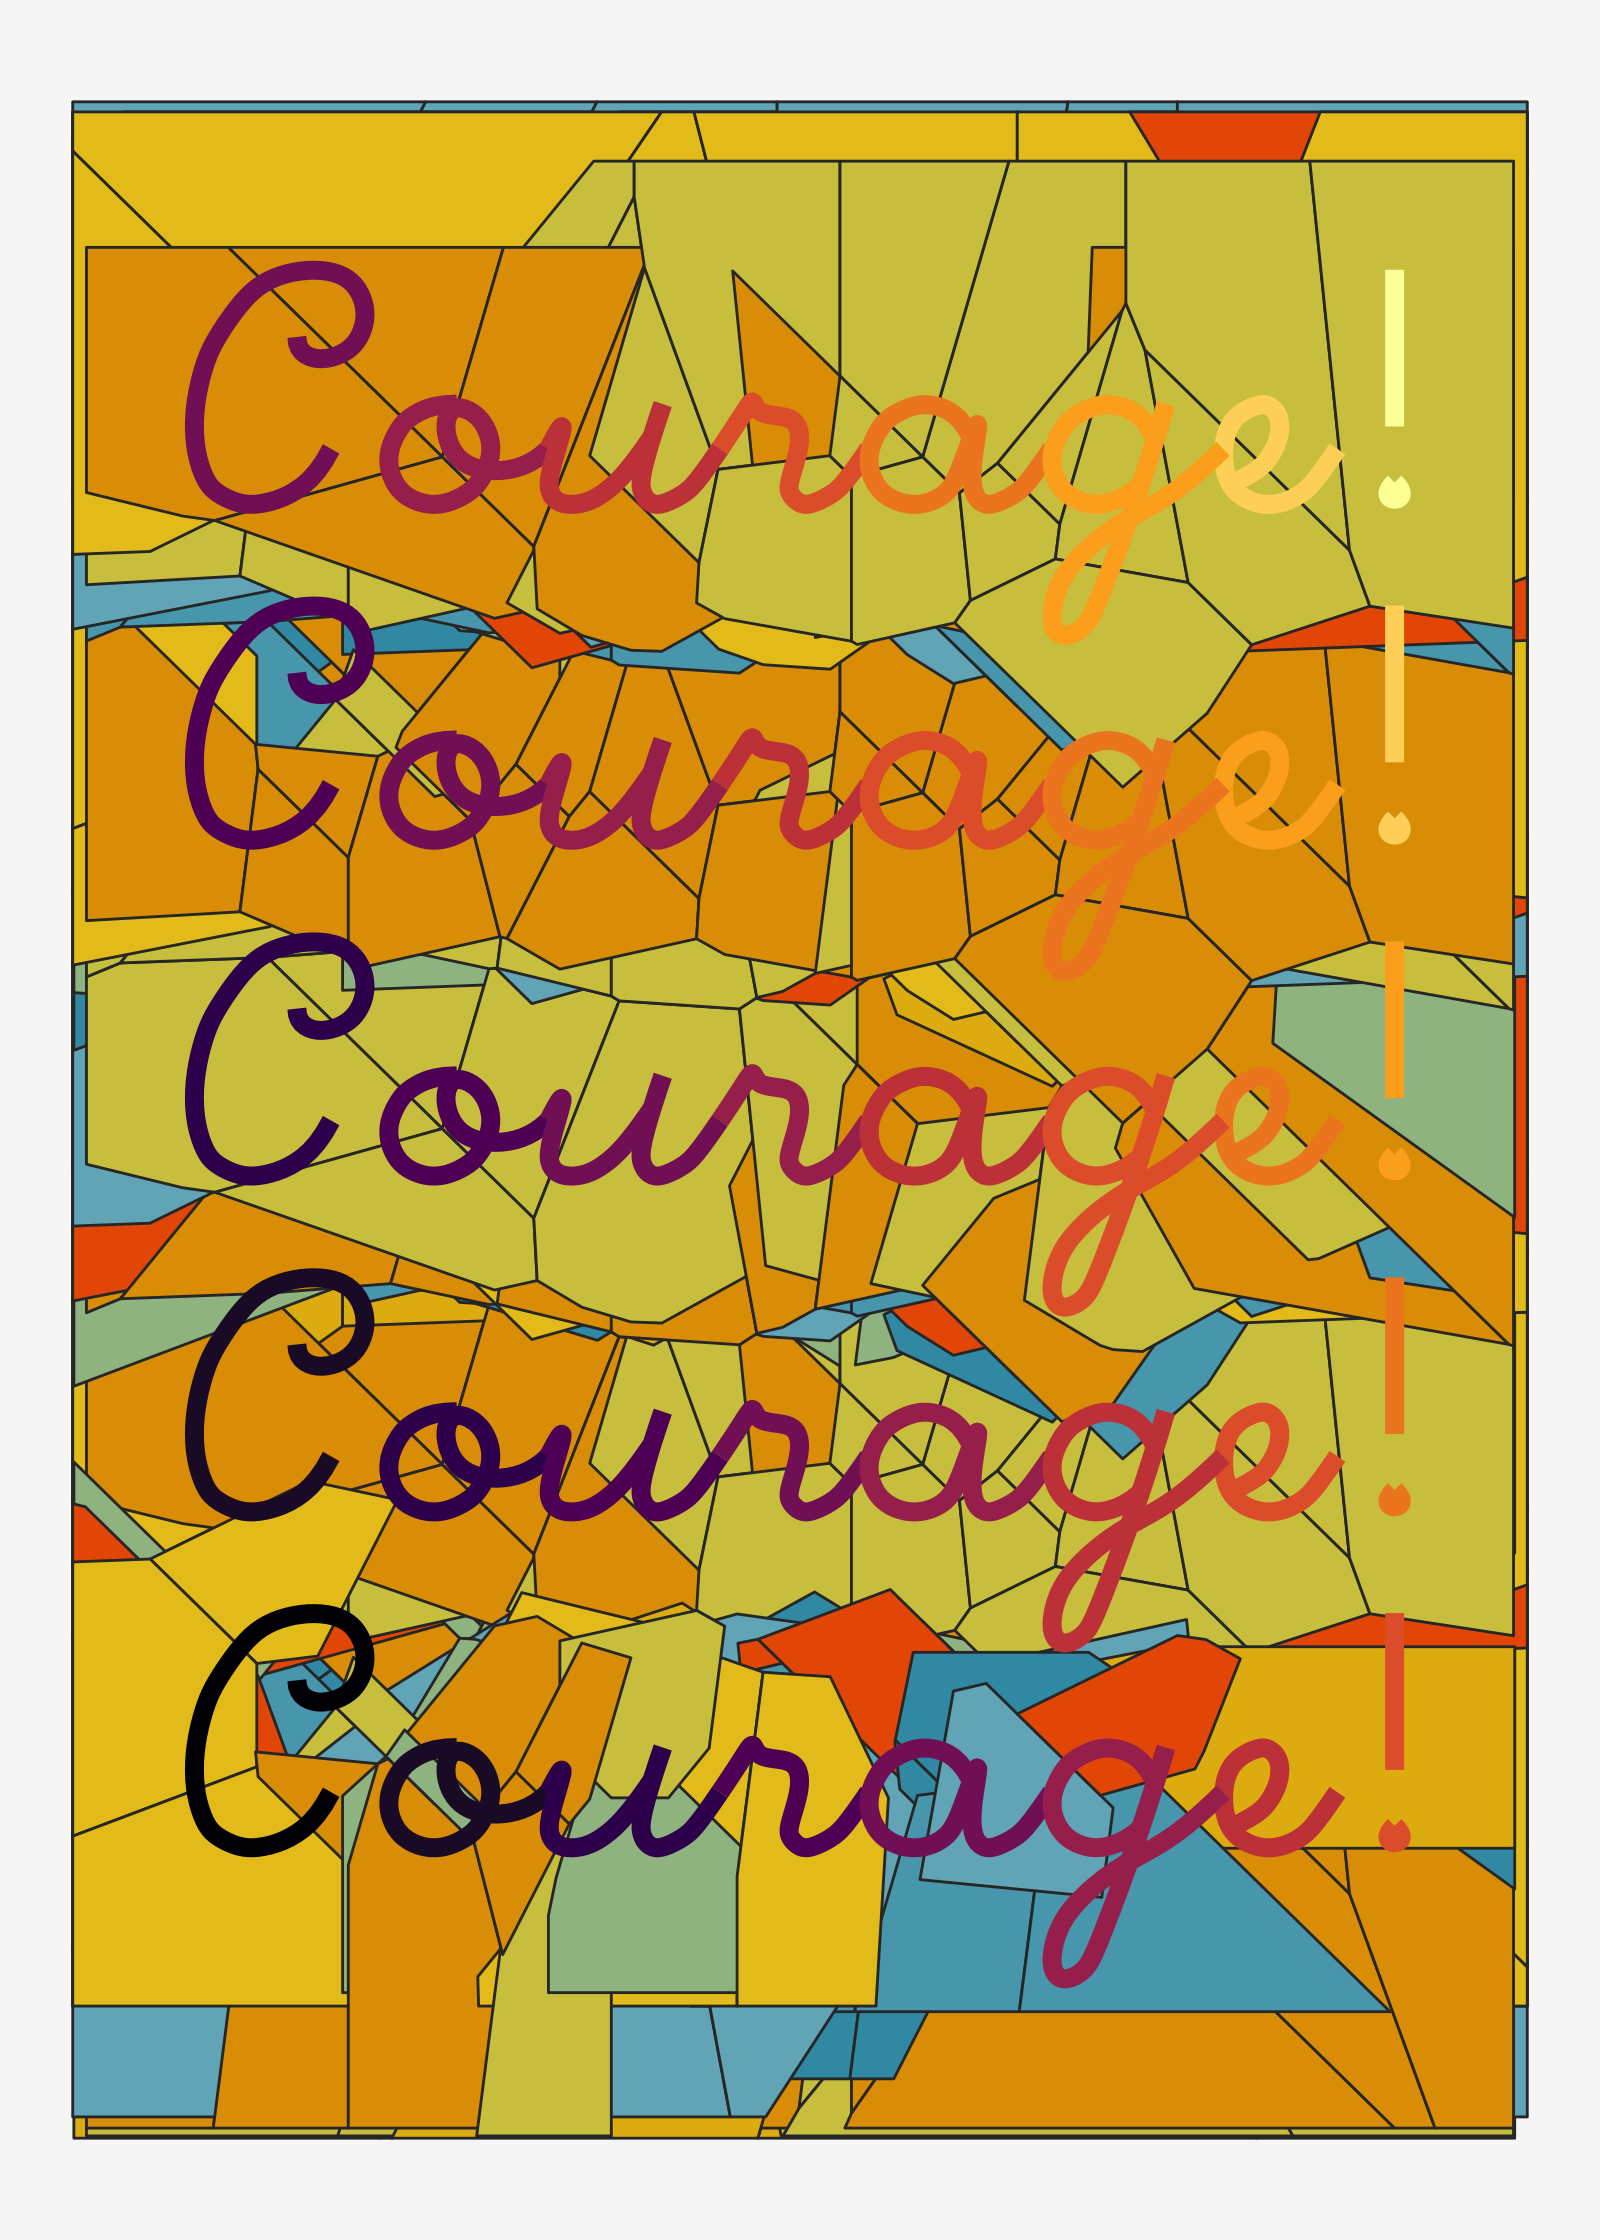

Write the R code that produced this figure.
library(tidyverse)
library(hershey)
library(ggforce)
library(wesanderson)

string_df <- create_string_df(text = "Courage!", font = 'cursive') %>% 
  mutate(i = 1)

for (i in 2:5) {
  string_i <- create_string_df(text = "Courage!", font = 'cursive')
  string_i$i <- i
  string_df <- string_df %>% 
    add_row(string_i)
}

strings <- string_df %>% 
  mutate(y = y + i * 30)

pal <- wes_palette("Zissou1", 10, type = "continuous")

ggplot(strings, aes(x, y)) +
  geom_voronoi_tile(aes(fill = factor((x - y) %% 9)), color = "grey20", size = 0.3) +
  geom_bspline(aes(group = interaction(i, char_idx, stroke), color = char_idx + i), size = 2) +
  scale_fill_manual(values = pal) +
  scale_color_viridis_c(option = "inferno") +
  # coord_fixed() +
  theme_void() +
  theme(
    legend.position = "none",
    plot.background = element_rect(fill = "grey97", color = NA)
  ) 

ggsave(here::here("genuary", "2021", "2021-31", "2021-31.png"), dpi = 320, width = 5, height = 7)

